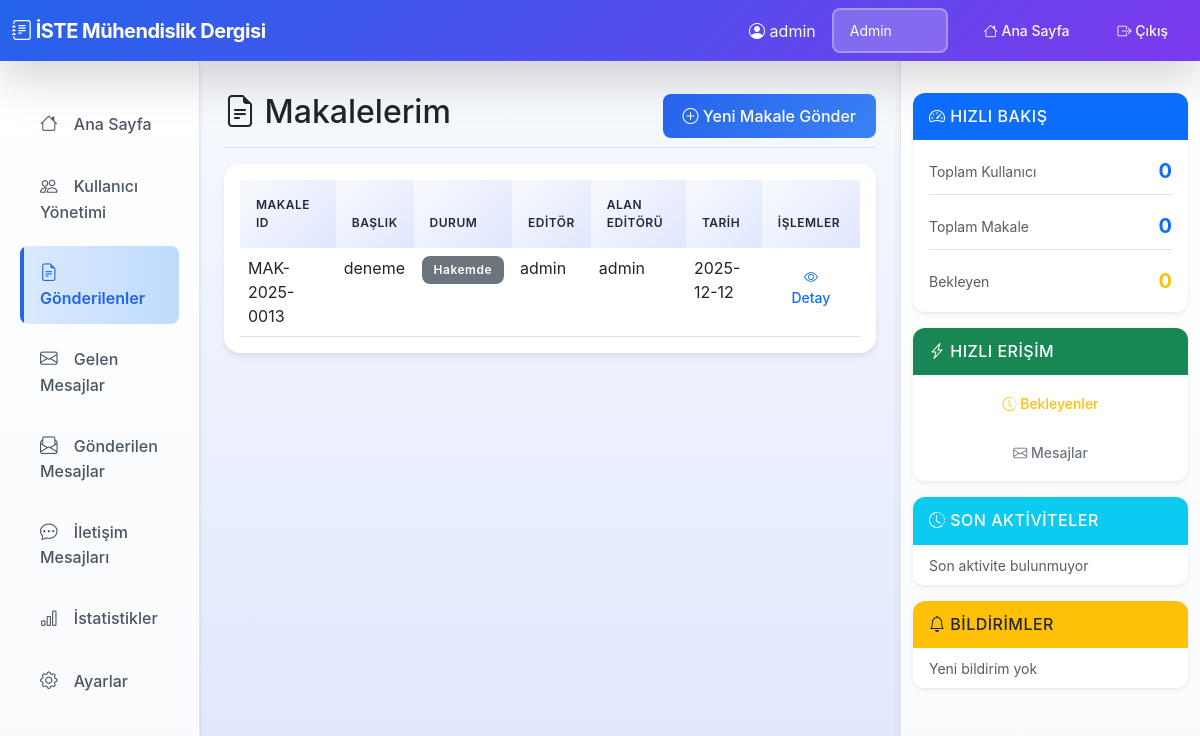
The app's page /submissions/my (signed in) with its own data.
### tables this page shows
CREATE TABLE articles (
                id TEXT PRIMARY KEY,
                title TEXT NOT NULL,
                author TEXT NOT NULL,
                authors TEXT,
                pages TEXT,
                status TEXT NOT NULL,
                volume TEXT,
                issue TEXT,
                year TEXT,
                editor TEXT,
                field_editor TEXT,
                reviewers TEXT,
                decisions TEXT,
                scheduled INTEGER DEFAULT 0,
                created_at TIMESTAMP DEFAULT CURRENT_TIMESTAMP,
                updated_at TIMESTAMP DEFAULT CURRENT_TIMESTAMP
            , file_path TEXT, field_editor_recommendation TEXT);

### app.py (the view)
@app.route('/submissions/my')
@login_required
@role_required('Yazar', 'Admin')
def my_articles():
    all_articles = db.get_all_articles()
    articles = [a for a in all_articles if a['author'] == session['username']]
    return render_template('my_articles.html', articles=articles)

### Dergi_Yonetim_Sistemi/database.py (called while the page is built)
    def get_connection(self):
        conn = sqlite3.connect(self.db_name)
        conn.row_factory = sqlite3.Row  # Sözlük benzeri erişim için
        return conn

    def get_user(self, username: str) -> Optional[Dict]:
        conn = self.get_connection()
        cursor = conn.cursor()
        cursor.execute("SELECT * FROM users WHERE username = ?", (username,))
        row = cursor.fetchone()
        conn.close()
        if row:
            expertise_field = None
            try:
                if "expertise_field" in row.keys():
                    expertise_field = row["expertise_field"]
            except (KeyError, AttributeError):
                pass
            return {
                "username": row["username"],
                "password": row["password"],
                "name": row["name"],
                "roles": row["roles"].split(",") if row["roles"] else [],
                "expertise_field": expertise_field
            }
        return None

    def get_all_articles(self) -> List[Dict]:
        conn = self.get_connection()
        cursor = conn.cursor()
        cursor.execute("SELECT * FROM articles ORDER BY created_at DESC")
        rows = cursor.fetchall()
        conn.close()
        articles = []
        for row in rows:
            articles.append(self._row_to_article_dict(row))
        return articles

### app.py (called while the page is built)
def login_required(f):
    from functools import wraps
    @wraps(f)
    def decorated_function(*args, **kwargs):
        if 'username' not in session:
            flash('Bu sayfaya erişmek için giriş yapmalısınız.', 'warning')
            return redirect(url_for('login'))
        return f(*args, **kwargs)
    return decorated_function

### templates/my_articles.html (shortened to what this page needs)
{% extends "dashboard_base.html" %}
{% block content %}
<div class="d-flex justify-content-between flex-wrap flex-md-nowrap align-items-center pt-3 pb-2 mb-3 border-bottom">
    <h1 class="h2"><i class="bi bi-file-earmark-text"></i> Makalelerim</h1>
    <a href="{{ url_for('new_submission') }}" class="btn btn-primary">
        <i class="bi bi-plus-circle"></i> Yeni Makale Gönder
    </a>
</div>
<div class="card">
    <div class="card-body">
        {% if articles %}
        <div class="table-responsive">
            <table class="table table-hover">
                <thead>
                    <tr>
                        <th>Makale ID</th>
                        <th>Başlık</th>
                        <th>Durum</th>
                        <th>Editör</th>
                        <th>Alan Editörü</th>
                        <th>Tarih</th>
                        <th>İşlemler</th>
                    </tr>
                </thead>
                <tbody>
                    {% for article in articles %}
                    <tr>
                        <td>{{ article['id'] }}</td>
                        <td>{{ article['title'] }}</td>
                        <td>
                            {% if article['status'] == 'Gönderildi' %}
                                <span class="badge bg-warning">{{ article['status'] }}</span>
                            {% elif article['status'] == 'Değerlendirmede' %}
                                <span class="badge bg-info">{{ article['status'] }}</span>
                            {% elif article['status'] == 'Kabul Edildi' %}
                                <span class="badge bg-success">{{ article['status'] }}</span>
                            {% elif article['status'] == 'Reddedildi' %}
                                <span class="badge bg-danger">{{ article['status'] }}</span>
                            {% else %}
                                <span class="badge bg-secondary">{{ article['status'] }}</span>
                            {% endif %}
                        </td>
                        <td>{{ article.get('editor') or '-' }}</td>
                        <td>{{ article.get('field_editor') or '-' }}</td>
                        <td>{{ article.get('created_at', '')[:10] if article.get('created_at') else '-' }}</td>
                        <td>
                            <a href="{{ url_for('article_detail', article_id=article['id']) }}"
                               class="btn btn-sm btn-outline-primary">
                                <i class="bi bi-eye"></i> Detay
                            </a>
                        </td>
                    </tr>
                    {% endfor %}
                </tbody>
            </table>
        </div>
        {% endif %}
    </div>
</div>
{% endblock %}

### static/css/style.css (style rules this page uses)
:root { --primary-color: #2563eb; --secondary-color: #7c3aed; --success-color: #10b981; --warning-color: #f59e0b; --danger-color: #ef4444; --info-color: #06b6d4; --dark-color: #1f2937; --light-bg: #f8fafc; --border-color: #e5e7eb; --shadow-sm: 0 1px 2px 0 rgba(0, 0, 0, 0.05); --shadow-md: 0 4px 6px -1px rgba(0, 0, 0, 0.1); --shadow-lg: 0 10px 15px -3px rgba(0, 0, 0, 0.1); }
body { font-family: 'Inter', 'Segoe UI', Tahoma, Geneva, Verdana, sans-serif; background: linear-gradient(135deg, #667eea 0%, #764ba2 100%); min-height: 100vh; }
.dashboard-body { background: linear-gradient(to bottom, #f8fafc 0%, #e0e7ff 100%); min-height: 100vh; }
main .card { border: none; border-radius: 1rem; box-shadow: var(--shadow-md); transition: all 0.3s ease; overflow: hidden; }
.table { margin-bottom: 0; }
.table thead th { background: linear-gradient(135deg, #f8fafc 0%, #e0e7ff 100%); color: var(--dark-color); font-weight: 600; text-transform: uppercase; font-size: 0.75rem; letter-spacing: 0.5px; border: none; padding: 1rem; }
.table tbody tr { transition: all 0.2s ease; }
.badge { font-weight: 600; padding: 0.5rem 0.75rem; border-radius: 0.5rem; font-size: 0.75rem; letter-spacing: 0.5px; }
.btn { border-radius: 0.5rem; font-weight: 500; padding: 0.625rem 1.25rem; transition: all 0.3s ease; border: none; }
.btn-primary { background: linear-gradient(135deg, var(--primary-color) 0%, #3b82f6 100%); }
.card { animation: fadeIn 0.5s ease; }
.card { transition: all 0.3s cubic-bezier(0.4, 0, 0.2, 1); }
.btn { position: relative; overflow: hidden; }
.btn::before { content: ''; position: absolute; top: 50%; left: 50%; width: 0; height: 0; border-radius: 50%; background: rgba(255, 255, 255, 0.3); transform: translate(-50%, -50%); transition: width 0.6s, height 0.6s; }
.table tbody tr { position: relative; }
.table tbody tr::after { content: ''; position: absolute; left: 0; top: 0; height: 100%; width: 4px; background: var(--primary-color); transform: scaleY(0); transition: transform 0.2s ease; }

### records on screen
articles: id "MAK-2025-0013", title "deneme", status "Hakemde", editor "admin", field_editor "admin", created_at "2025-12-12"

### other values on screen
{{ session.user_name }} "admin"
form field role "Admin"
